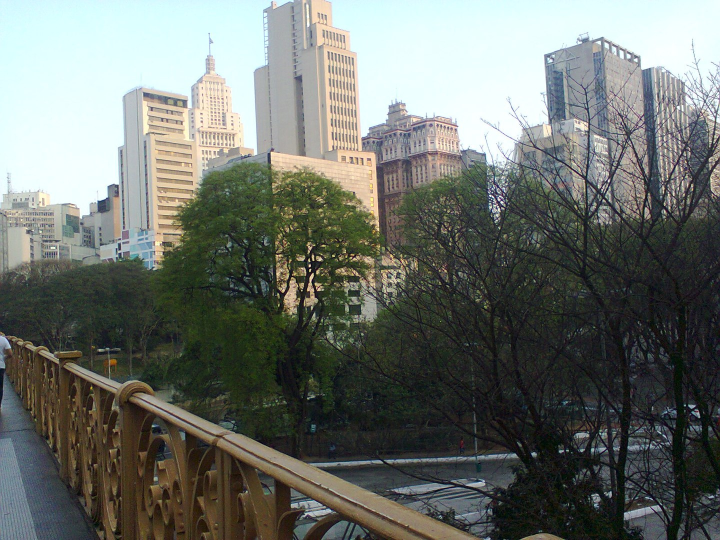
#> input picture img/000.jpg, 1440 x 1080 px, found by its file name (shown at 1/2 size)
$ python imgtiles.py
#> lines starting #> are read from the running program, lines starting #| are printed output that depends on the picture
### color_features_tiles.py
# color_features_tiles.py - color features tiled data from images
# ImageDB2 - Tools for analysis, indexing, search, and creative use of image data

"""
ColorFeaturesTiles
Part of ImageDB2 - Tools for analysis, indexing, search, and creative use of image data

Overview
========
Pyramid down-sampling + color-feature analysis.
Saves downsampled data to NAME.COLORSPACE.TILE{SIZE}.OLAP{SIZE} data files mem-mapped to np arrays.
Also retrieves and displays tiled image data.

"""

import sys
import os
import os.path as path
import re
import math
import cv2 as cv
import numpy as np
import matplotlib.pyplot as plt

NUM_HISTO_BINS = 16
NUM_ID_BINS = 5 # id, x, y, tilew, tileh

class ColorFeaturesTiles:
    """
    """

    def __init__(self, **params):
        self.initialize(params)

    def initialize(self, params=None):
        self._check_cf_params(params)
        self._post_check_cf_params()

    def _check_cf_params(self, params=None):
        """
        Simple mechanism to read in default parameters while substituting custom parameters.
        """
        self.params = params if params is not None else {}
        dcfp = self.default_cf_params()
        for k in dcfp.keys():
            self.params[k] = self.params.get(k, dcfp[k])
        return self.params

    def _post_check_cf_params(self):
        """
        Checking values for correctness/files for existence/etc and changing to defaults if incorrect.
        """
        self.params['imgid'] = self._extract_integer_from_img_filename(self.params['media_file_path'])
        if self.params['color_space'] != 'rgb':
            self.params['color_space'] = 'lab'

    @staticmethod
    def default_cf_params():
        params = {
            'verbose': False,			                       # useful for debugging
            'media_file_path': os.path.abspath('img/000.jpg'), # let's say this is the default
            'tileh': 24,
            'tilew': 36,
            'color_space': 'lab', 		                       # 'lab' or 'rgb'
        }                                                      # 'lab' is default!
        return params

    def _extract_integer_from_img_filename(self, imgpath: str):
        """
        we are assuming the image fits the pattern NNNN.jpg or .png where there can be any amount of zero padding
        """
        img_idnum = -1
        m = re.search(r'(\d+).[jpg|png]', path.basename(imgpath))
        if m is not None:
            img_idnum = m.group(1)
        return img_idnum

    def _sample_and_analyze(self, channel=0):
        """
        Reads and image, performs a series of samplings, feature extraction, writes each to disk
        """
#> called with channel = 0
        ap = self.params
        tilew,tileh = ap['tilew'],ap['tileh']
        imgpath = ap['media_file_path']
        print('Sample + analyze: ' + imgpath +
              ' (' + str(tilew) + ', ' + str(tileh) + ')')

        img = cv.imread(imgpath)
#> img is the input picture: shape (1080, 1440, 3); mean B, G, R 107.7, 113.5, 108.9

        imgw = img.shape[1]
#> imgw = 1440
        imgh = img.shape[0]
#> imgh = 1080
        tilesh = int(math.floor(imgh / tileh))
#> tilesh = 45
        tilesw = int(math.floor(imgw / tilew))
#> tilesw = 40
        aspect = imgw / imgh
#> aspect = 1.33

        # convert color space once
        if ap['color_space'] == 'rgb':
            img = cv.cvtColor(img, cv.COLOR_RGB2RGB)
        # elif ap['color_space'] == 'gray':
        #     img = cv.cvtColor(img, cv.COLOR_RGB2Grayscale)
        else:
            img = cv.cvtColor(img, cv.COLOR_RGB2Lab)
#> img: shape (1080, 1440, 3); mean of channels 0, 1, 2 115.2, 125.2, 129.7

        mask = np.zeros(img.shape[:2], np.uint8)

        all_histograms = np.array([], dtype=np.float32)
        all_histograms.shape = (0, 1)

        # iterate over rows and cols of grid (dependent on
        # tile size)
        lastx, lasty = 0,0
        for y in range(tilesh):
            for x in range(tilesw):

                # this is skipped only on the very first iteration,
                # runs on every remaining tile/iteration
                # if x and y have advanced and as they continue to advance,
                # lastx and lasty will trail and zero out mask rectangles
                if ((lastx,lasty) != (x,y)):
                    mask[(tilew * lastx):(tilew * (lastx + 1)),
                     (tileh * lasty):(tileh * (lasty + 1))] = 0
                lastx = x
                lasty = y
                # open the mask rect area only
                mask[(tilew * x):(tilew * (x + 1)),
                     (tileh * y):(tileh * (y + 1))] = 255

                hist_masked = cv.calcHist(
                    [img],
                    [channel],
                    mask,
                    [NUM_HISTO_BINS],
                    [0, 256])
                hist_masked.shape = (NUM_HISTO_BINS, 1)
                hist_masked_normed = hist_masked[:]

                hist_masked = cv.normalize(
                    hist_masked,
                    hist_masked,
                    norm_type=cv.NORM_L2)

                # This is the index "appendage" to the hisogram
                # each has a unique id assigned
                # Together (16 + 5 values) they constitute a row
                # a row in the output is a single color channel's histogram
                # over a tile within the image (16 bins, 256 range, bin size 16)
                id_info = np.array(
                    [ap['imgid'], x, y, tilew, tileh], dtype='float32')
                id_info.shape = (NUM_ID_BINS, 1)
                row = np.r_[hist_masked, id_info]
                all_histograms = np.r_[all_histograms, row]
#> mask: shape (1080, 1440); every value is 0

        all_histograms.shape = (int(all_histograms.shape[0] / (NUM_HISTO_BINS + NUM_ID_BINS)), (NUM_HISTO_BINS + NUM_ID_BINS))

        return all_histograms

    # [25 lines of commented-out code are left out]

### docs/imgtiles.py
import color_features_tiles as cft
import matplotlib.pyplot as plt
# We could have taken the defaults, too
mycft = cft.ColorFeaturesTiles(**{'media_file_path': "/Users/kfl/dev/git/imagedb2/img/000.jpg", 'tile_divs': (2 ** 4)})

# Just the first channel!
d0 = mycft._sample_and_analyze(0)

# This will plot the first 1600 frames analyzed within an imagedatetime A combination of a date and a time. It's a rough sketch of the data.

a1 = plt.subplot2grid((4,4),(0,0),colspan=4)
a2 = plt.subplot2grid((4,4),(1,0),colspan=4)
a3 = plt.subplot2grid((4,4),(2,0),colspan=4)
a4 = plt.subplot2grid((4,4),(3,0),colspan=4)
a1.imshow(d0.T[:16,:400], cmap='hot', interpolation='nearest')
a2.imshow(d0.T[:16,400:800], cmap='hot', interpolation='nearest')
a3.imshow(d0.T[:16,800:1200], cmap='hot', interpolation='nearest')
a4.imshow(d0.T[:16,1200:1600], cmap='hot', interpolation='nearest')
plt.show()
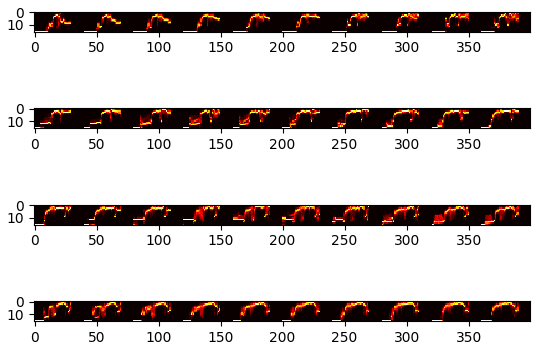
#> figure drawn by matplotlib, 4 panels

$ run again, with img/001.jpg copied over img/000.jpg
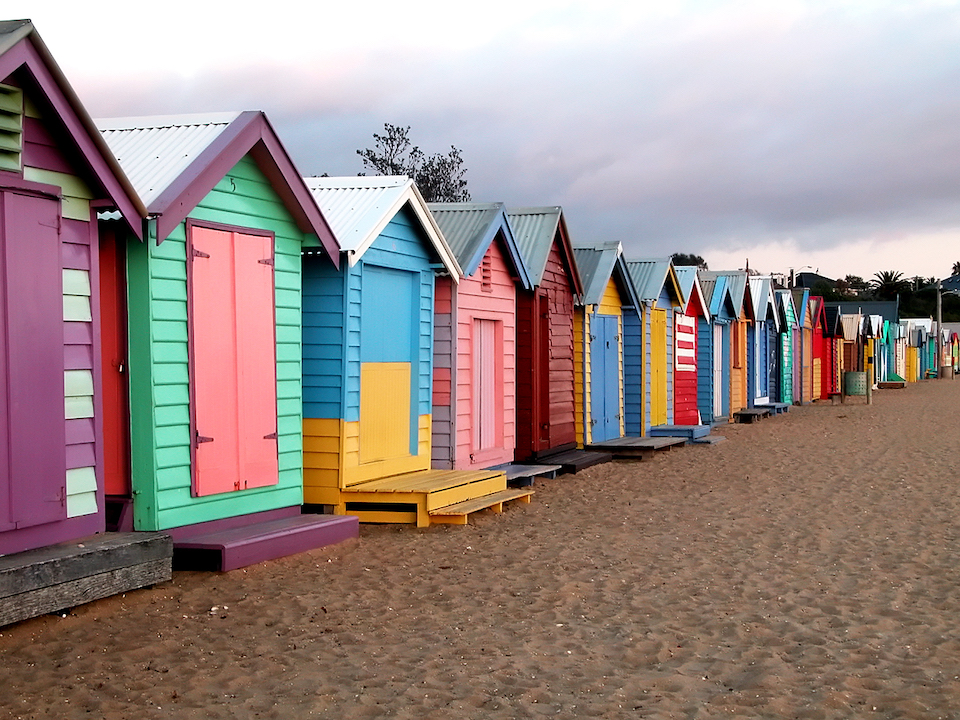
#> input picture img/001.jpg, 960 x 720 px, found by its file name
#> in _sample_and_analyze, img is the input picture: shape (720, 960, 3); mean B, G, R 134.7, 138.4, 154.4
#> img: shape (720, 960, 3); mean of channels 0, 1, 2 146.1, 132.3, 119
#> `plt.show()`:
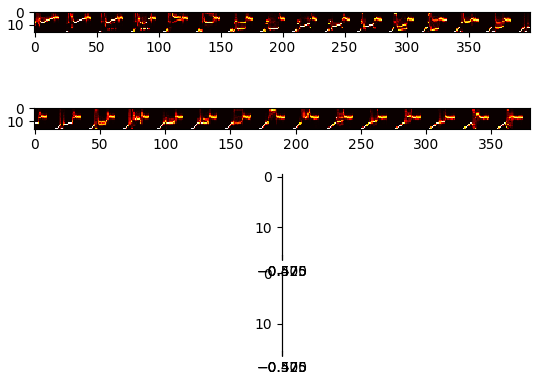
#> figure drawn by matplotlib, 4 panels

$ run again, with img/002.jpg copied over img/000.jpg
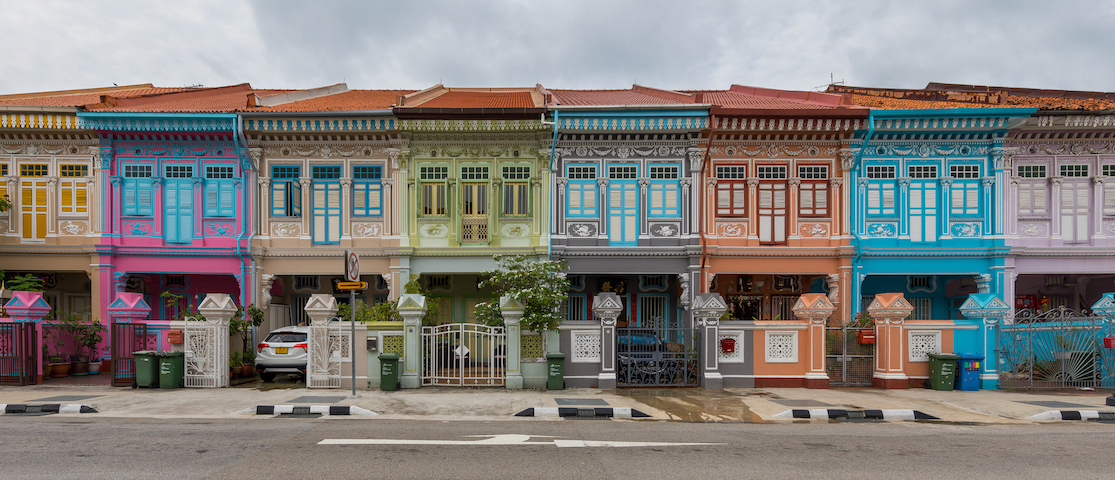
#> input picture img/002.jpg, 1115 x 480 px, found by its file name
#> in _sample_and_analyze, img is the input picture: shape (480, 1115, 3); mean B, G, R 122.4, 126.5, 129.5
#> img: shape (480, 1115, 3); mean of channels 0, 1, 2 133.1, 128.9, 125.4
#> `plt.show()`:
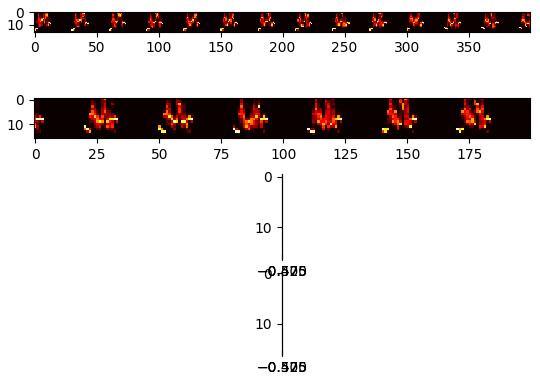
#> figure drawn by matplotlib, 4 panels

$ run again, with img/003.jpg copied over img/000.jpg
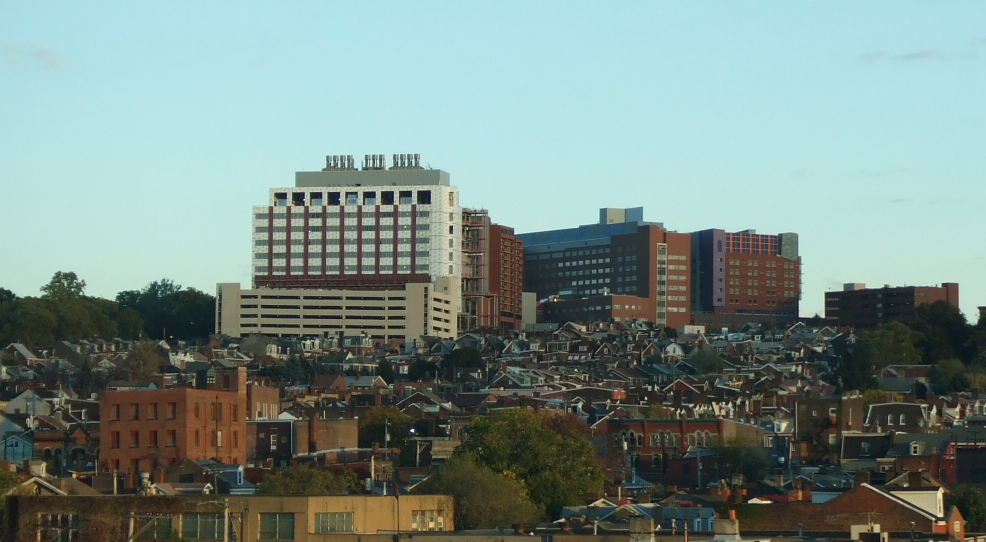
#> input picture img/003.jpg, 1972 x 1084 px, found by its file name (shown at 1/2 size)
#> in _sample_and_analyze, img is the input picture: shape (1084, 1972, 3); mean B, G, R 133.5, 139.4, 120.5
#> img: shape (1084, 1972, 3); mean of channels 0, 1, 2 140.9, 123.1, 136.5
#> `plt.show()`:
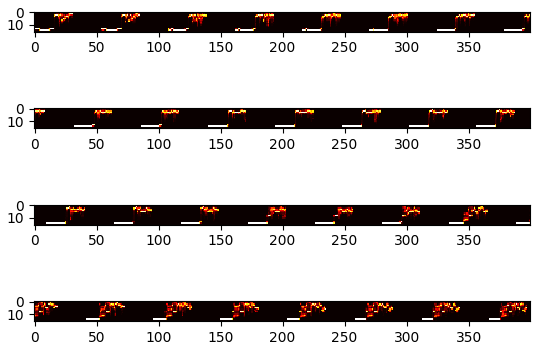
#> figure drawn by matplotlib, 4 panels
